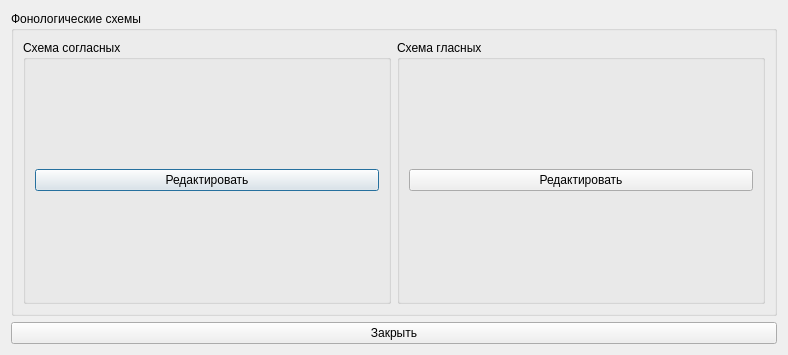
<?xml version="1.0" encoding="UTF-8"?>
<ui version="4.0">
 <class>PhonologyWindow</class>
 <widget class="QDialog" name="PhonologyWindow">
  <property name="geometry">
   <rect>
    <x>0</x>
    <y>0</y>
    <width>788</width>
    <height>355</height>
   </rect>
  </property>
  <property name="windowTitle">
   <string>Form</string>
  </property>
  <layout class="QVBoxLayout" name="verticalLayout">
   <item>
    <widget class="QGroupBox" name="groupBox_3">
     <property name="title">
      <string>Фонологические схемы</string>
     </property>
     <layout class="QHBoxLayout" name="horizontalLayout">
      <item>
       <widget class="QGroupBox" name="groupBox_2">
        <property name="title">
         <string>Схема согласных</string>
        </property>
        <layout class="QVBoxLayout" name="verticalLayout_3">
         <item>
          <widget class="QPushButton" name="pushButton_3">
           <property name="text">
            <string>Редактировать</string>
           </property>
          </widget>
         </item>
        </layout>
       </widget>
      </item>
      <item>
       <widget class="QGroupBox" name="groupBox">
        <property name="title">
         <string>Схема гласных</string>
        </property>
        <layout class="QVBoxLayout" name="verticalLayout_2">
         <item>
          <widget class="QPushButton" name="pushButton_2">
           <property name="text">
            <string>Редактировать</string>
           </property>
          </widget>
         </item>
        </layout>
       </widget>
      </item>
     </layout>
    </widget>
   </item>
   <item>
    <widget class="QPushButton" name="pushButton">
     <property name="text">
      <string>Закрыть</string>
     </property>
    </widget>
   </item>
  </layout>
 </widget>
 <resources/>
 <connections/>
</ui>
